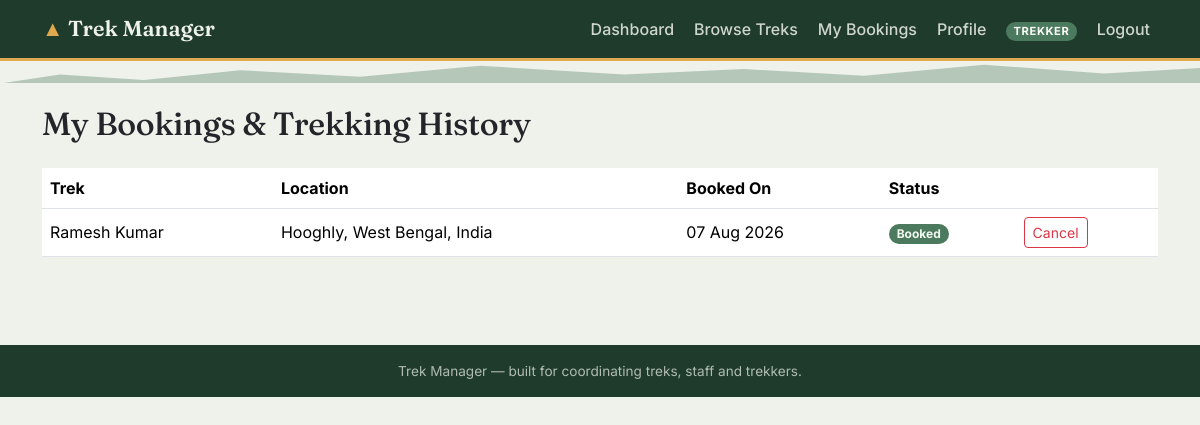
Page /trekker/bookings (signed in) on the committed database.
### models.py (models this page shows, shortened)
class User(UserMixin, db.Model):
    __tablename__ = "users"
    id = db.Column(db.Integer, primary_key=True)
    name = db.Column(db.String(120), nullable=False)
    email = db.Column(db.String(150), unique=True, nullable=False, index=True)
    phone = db.Column(db.String(20))
    password_hash = db.Column(db.String(255), nullable=False)
    role = db.Column(db.String(20), nullable=False)  # admin / staff / trekker
    status = db.Column(db.String(20), nullable=False, default=STATUS_ACTIVE)
    created_at = db.Column(db.DateTime, default=datetime.utcnow)
    assigned_treks = db.relationship(
        "Trek", backref="staff", lazy=True, foreign_keys="Trek.assigned_staff_id"
    )
    bookings = db.relationship(
        "Booking", backref="trekker", lazy=True, foreign_keys="Booking.user_id"
    )
    @property
    def is_admin(self):
        return self.role == ROLE_ADMIN
    @property
    def is_staff(self):
        return self.role == ROLE_STAFF
    @property
    def is_trekker(self):
        return self.role == ROLE_TREKKER

class Booking(db.Model):
    __tablename__ = "bookings"
    id = db.Column(db.Integer, primary_key=True)
    user_id = db.Column(db.Integer, db.ForeignKey("users.id"), nullable=False)
    trek_id = db.Column(db.Integer, db.ForeignKey("treks.id"), nullable=False)
    booking_date = db.Column(db.DateTime, default=datetime.utcnow)
    status = db.Column(db.String(20), nullable=False, default=BOOKING_BOOKED)

class Trek(db.Model):
    __tablename__ = "treks"
    id = db.Column(db.Integer, primary_key=True)
    name = db.Column(db.String(150), nullable=False)
    location = db.Column(db.String(150), nullable=False)
    difficulty = db.Column(db.String(20), nullable=False, default="Easy")
    duration_days = db.Column(db.Integer, nullable=False, default=1)
    total_slots = db.Column(db.Integer, nullable=False, default=10)
    available_slots = db.Column(db.Integer, nullable=False, default=10)
    assigned_staff_id = db.Column(db.Integer, db.ForeignKey("users.id"), nullable=True)
    status = db.Column(db.String(20), nullable=False, default=TREK_PENDING)
    start_date = db.Column(db.Date, nullable=True)
    end_date = db.Column(db.Date, nullable=True)
    description = db.Column(db.Text, default="")
    created_at = db.Column(db.DateTime, default=datetime.utcnow)
    bookings = db.relationship(
        "Booking", backref="trek", lazy=True, cascade="all, delete-orphan"
    )

### trekker.py (the view)
@trekker_bp.route("/bookings")
@login_required
@trekker_required
def my_bookings():
    bookings = (
        Booking.query.filter_by(user_id=current_user.id)
        .order_by(Booking.booking_date.desc())
        .all()
    )
    return render_template("trekker/bookings.html", bookings=bookings)

### trekker.py (called while the page is built)
def trekker_required(view):
    @wraps(view)
    def wrapped(*args, **kwargs):
        if not current_user.is_authenticated or not current_user.is_trekker:
            abort(403)
        return view(*args, **kwargs)
    return wrapped

### templates/trekker/bookings.html (shortened to what this page needs)
{% extends "base.html" %}
{% from "partials/_badges.html" import status_badge %}
{% block content %}
<h2 class="display-title mb-4">My Bookings & Trekking History</h2>
<div class="table-responsive">
  <table class="table table-trek bg-white align-middle">
    <thead><tr><th>Trek</th><th>Location</th><th>Booked On</th><th>Status</th><th></th></tr></thead>
    <tbody>
      {% for b in bookings %}
      <tr>
        <td>{{ b.trek.name }}</td>
        <td>{{ b.trek.location }}</td>
        <td>{{ b.booking_date.strftime('%d %b %Y') }}</td>
        <td>{{ status_badge(b.status) }}</td>
        <td>
          {% if b.status == 'Booked' %}
          <form method="post" action="{{ url_for('trekker.cancel_booking', booking_id=b.id) }}"
                onsubmit="return confirm('Cancel this booking?');">
            <button class="btn btn-sm btn-outline-danger">Cancel</button>
          </form>
          {% endif %}
        </td>
      </tr>
      {% else %}
      <tr><td colspan="5" class="text-center text-muted py-3">No bookings yet.</td></tr>
      {% endfor %}
    </tbody>
  </table>
</div>
{% endblock %}

### templates/base.html (shortened to what this page needs)
<!DOCTYPE html>
<html lang="en">
<head>
  <link href="https://cdn.jsdelivr.net/npm/bootstrap@5.3.2/dist/css/bootstrap.min.css" rel="stylesheet">
  <link rel="stylesheet" href="{{ url_for('static', filename='css/style.css') }}">
</head>
<body>
<nav class="navbar navbar-expand-lg navbar-trek">
  <div class="container">
    <a class="navbar-brand" href="{{ url_for('index') }}">
      <span class="peak">&#9650;</span> Trek Manager
    </a>
    <div class="collapse navbar-collapse" id="navMain">
      <ul class="navbar-nav ms-auto align-items-lg-center gap-lg-1">
        {% if current_user.is_authenticated %}
          {% if current_user.is_admin %}
            <li class="nav-item"><a class="nav-link" href="{{ url_for('admin.dashboard') }}">Dashboard</a></li>
            <li class="nav-item"><a class="nav-link" href="{{ url_for('admin.treks') }}">Treks</a></li>
            <li class="nav-item"><a class="nav-link" href="{{ url_for('admin.staff_list') }}">Staff</a></li>
            <li class="nav-item"><a class="nav-link" href="{{ url_for('admin.users_list') }}">Trekkers</a></li>
            <li class="nav-item"><a class="nav-link" href="{{ url_for('admin.bookings') }}">Bookings</a></li>
            <li class="nav-item">
              <form class="d-flex" role="search" action="{{ url_for('admin.search') }}" method="get">
                <input class="form-control form-control-sm" type="search" name="q" placeholder="Search..." style="width: 140px;">
              </form>
            </li>
          {% elif current_user.is_staff %}
            <li class="nav-item"><a class="nav-link" href="{{ url_for('staff.dashboard') }}">My Treks</a></li>
          {% else %}
            <li class="nav-item"><a class="nav-link" href="{{ url_for('trekker.dashboard') }}">Dashboard</a></li>
            <li class="nav-item"><a class="nav-link" href="{{ url_for('trekker.treks') }}">Browse Treks</a></li>
            <li class="nav-item"><a class="nav-link" href="{{ url_for('trekker.my_bookings') }}">My Bookings</a></li>
            <li class="nav-item"><a class="nav-link" href="{{ url_for('trekker.profile') }}">Profile</a></li>
          {% endif %}
          <li class="nav-item ms-lg-2">
            <span class="badge badge-role rounded-pill">{{ current_user.role }}</span>
          </li>
          <li class="nav-item ms-lg-2">
            <a class="nav-link" href="{{ url_for('auth.logout') }}">Logout</a>
          </li>
        {% endif %}
      </ul>
    </div>
  </div>
</nav>
<div class="elevation-rule"></div>
<main class="container py-4">
  {% block content %}{% endblock %}
</main>
<footer class="site-footer py-3 mt-5">
  <div class="container text-center">
    Trek Manager &mdash; built for coordinating treks, staff and trekkers.
  </div>
</footer>
</body>
</html>

### templates/partials/_badges.html (shortened to what this page needs)
{% macro status_badge(status) -%}
  {%- set cls = {
    'Pending': 'badge-status-pending',
    'Approved': 'badge-status-approved',
    'Open': 'badge-status-open',
    'Closed': 'badge-status-closed',
    'Completed': 'badge-status-completed',
    'Active': 'badge-status-active',
    'Blacklisted': 'badge-status-blacklisted',
    'Booked': 'badge-status-open',
    'Cancelled': 'badge-status-blacklisted',
  }.get(status, 'badge-status-pending') -%}
  <span class="badge {{ cls }} rounded-pill">{{ status }}</span>
{%- endmacro %}

### static/css/style.css (style rules this page uses)
:root { --forest: #1f3b2c; --forest-dark: #142a1e; --moss: #4c7a5e; --glacier: #6fa8b8; --amber: #e0a94e; --stone: #eef2ea; --stone-dark: #dfe6da; --charcoal: #23252a; --paper: #fbfbf8; }
body { background-color: var(--stone); color: var(--charcoal); font-family: 'Inter', -apple-system, BlinkMacSystemFont, sans-serif; }
h1, h2, h3, h4, h5, .display-title, .brand-mark { font-family: 'Fraunces', Georgia, serif; letter-spacing: -0.01em; }
.navbar-trek { background: var(--forest); border-bottom: 3px solid var(--amber); }
.navbar-trek .navbar-brand { font-family: 'Fraunces', serif; font-weight: 600; color: var(--stone) !important; font-size: 1.35rem; }
.navbar-trek .navbar-brand .peak { color: var(--amber); }
.navbar-trek .nav-link { color: rgba(238, 242, 234, 0.85) !important; font-weight: 500; }
.navbar-trek .badge-role { background: var(--moss); color: var(--paper); font-size: 0.7rem; letter-spacing: 0.05em; text-transform: uppercase; }
.elevation-rule { height: 22px; width: 100%; background-image: repeating-linear-gradient( 100deg, transparent 0, transparent 18px, var(--moss) 18px, var(--moss) 20px ); opacity: 0.35; clip-path: polygon(0 100%, 5% 60%, 12% 85%, 20% 40%, 30% 70%, 40% 20%, 52% 60%, 62% 35%, 72% 65%, 82% 15%, 92% 55%, 100% 30%, 100% 100%); background-color: var(--moss); margin-bottom: -2px; }
.badge-status-open { background: var(--moss); color: #f2f7ef; }
.site-footer { background: var(--forest); color: rgba(238, 242, 234, 0.7); font-size: 0.85rem; }
a { color: var(--forest); }
.table-trek thead { background: var(--forest); color: var(--paper); }

### rows in the picture
User: role "TREKKER"
Booking: trek.name "Ramesh Kumar", trek.location "Hooghly, West Bengal, India", booking_date "07 Aug 2026", status "Booked"
